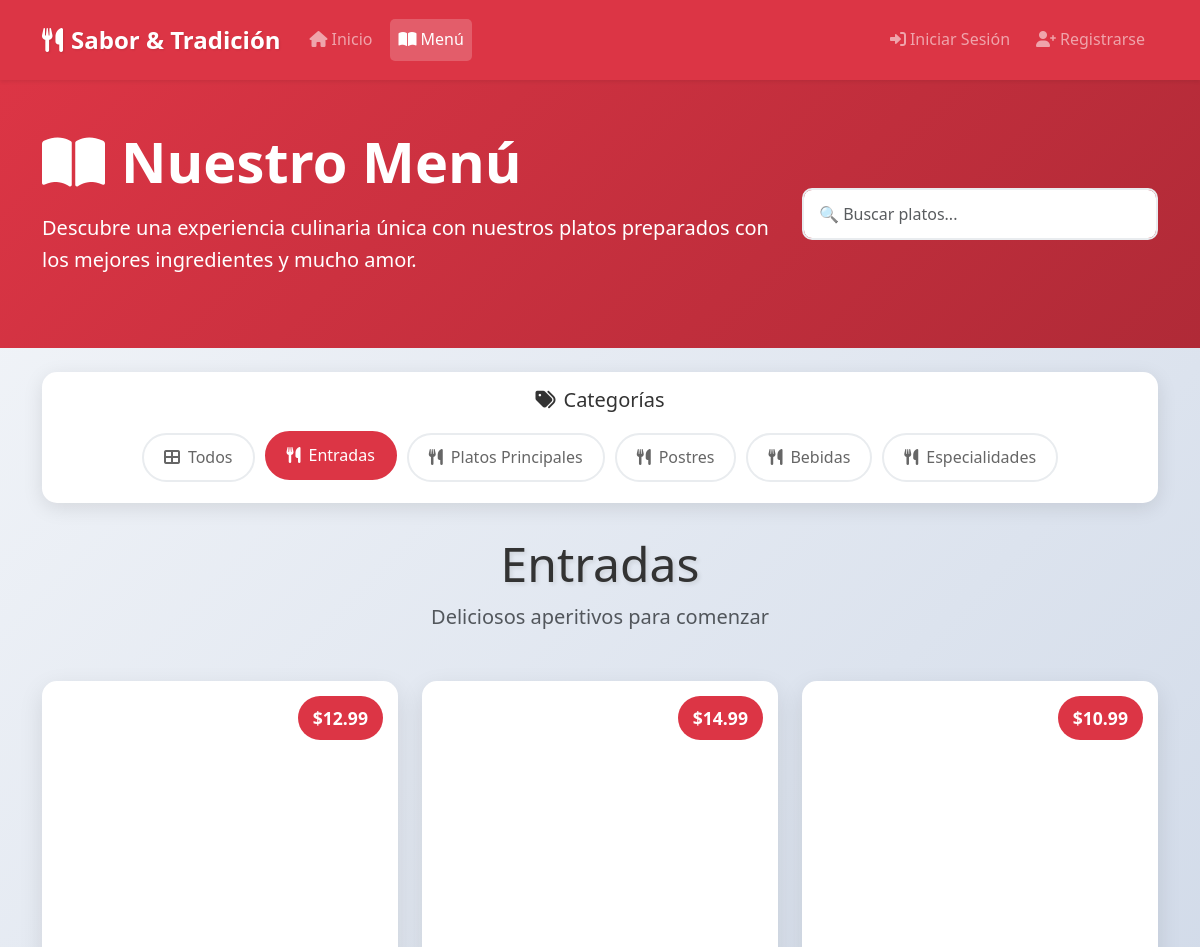
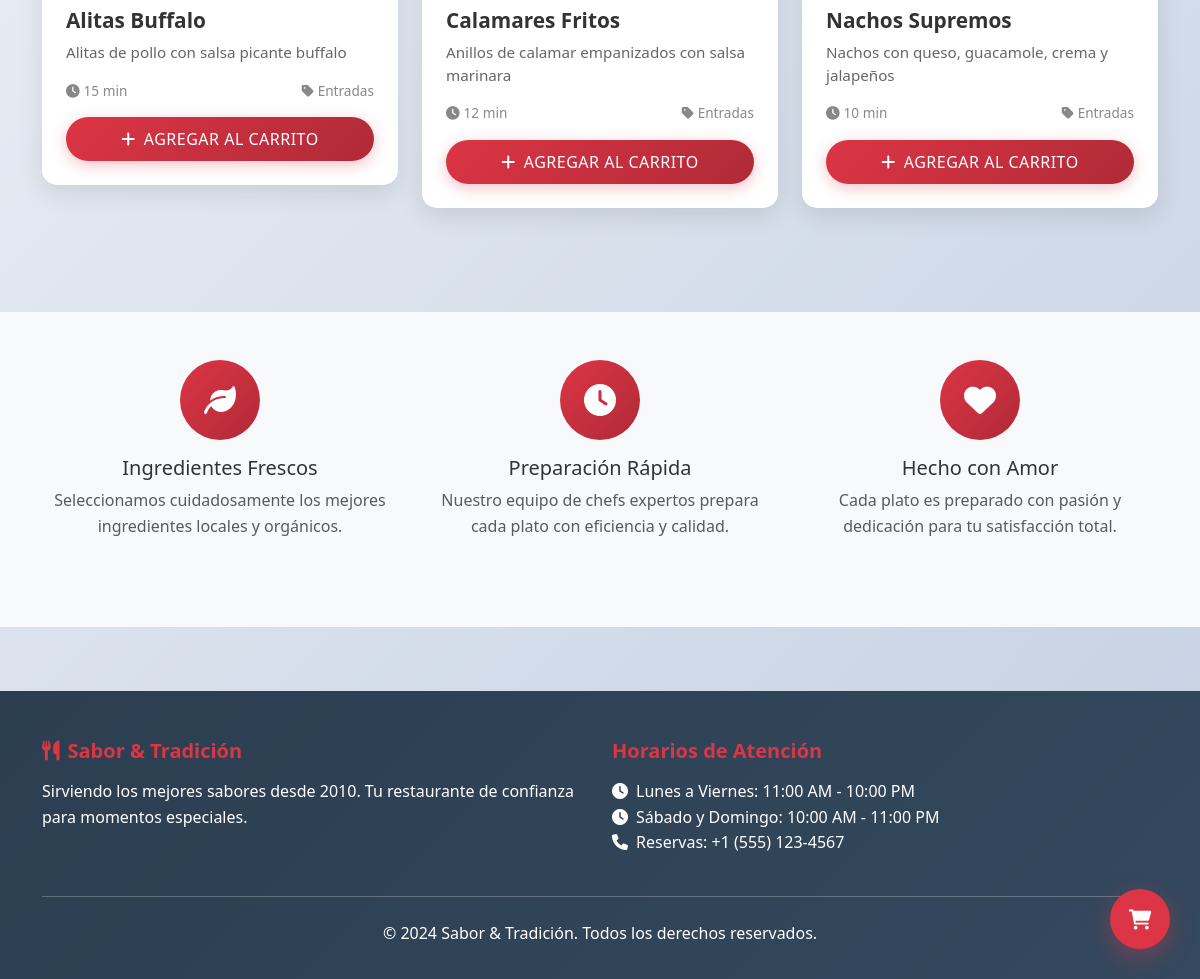
The page /server/pages/menu.php?categoria=1 on the database its author committed (2 pictures, top to bottom).
### tables this page shows
CREATE TABLE categorias (
  id INT AUTO_INCREMENT PRIMARY KEY,
  nombre VARCHAR(100) NOT NULL,
  descripcion TEXT,
  imagen VARCHAR(255),
  estado ENUM('activo','inactivo') DEFAULT 'activo',
  orden_mostrar INT DEFAULT 0
);

CREATE TABLE productos (
  id INT AUTO_INCREMENT PRIMARY KEY,
  nombre VARCHAR(100) NOT NULL,
  descripcion TEXT,
  precio DECIMAL(10,2) NOT NULL,
  categoria_id INT,
  imagen VARCHAR(255),
  estado ENUM('activo','inactivo','agotado') DEFAULT 'activo',
  tiempo_preparacion INT DEFAULT 15,  
  ingredientes TEXT,
  es_especial BOOLEAN DEFAULT FALSE,
  fecha_creacion TIMESTAMP DEFAULT CURRENT_TIMESTAMP,
  FOREIGN KEY (categoria_id) REFERENCES categorias(id) ON DELETE SET NULL
);

### server/pages/menu.php (the view, shortened to what this page needs)
<?php
include("includes/db.php");
$categoria_seleccionada = isset($_GET['categoria']) ? intval($_GET['categoria']) : null;
$sql_categorias = "SELECT * FROM categorias WHERE estado = 'activo' ORDER BY orden_mostrar";
$categorias = $conn->query($sql_categorias);
$sql_productos = "SELECT p.*, c.nombre as categoria_nombre
                  FROM productos p
                  JOIN categorias c ON p.categoria_id = c.id
                  WHERE p.estado = 'activo'";
if ($categoria_seleccionada) {
    $sql_productos .= " AND p.categoria_id = " . $categoria_seleccionada;
}
$sql_productos .= " ORDER BY c.orden_mostrar, p.es_especial DESC, p.nombre";
$productos = $conn->query($sql_productos);
?>
<!DOCTYPE html>
<html lang="es">
<head>
  <link href="https://cdn.jsdelivr.net/npm/bootstrap@5.3.0/dist/css/bootstrap.min.css" rel="stylesheet">
  <link href="https://cdnjs.cloudflare.com/ajax/libs/font-awesome/6.0.0/css/all.min.css" rel="stylesheet">
  <link rel="stylesheet" href="css/styles.css">
</head>
<body>
  <?php include("includes/header.php"); ?>
  <section class="bg-gradient-primary text-white py-5">
    <div class="container">
      <div class="row align-items-center">
        <div class="col-lg-8">
          <h1 class="display-4 fw-bold mb-3">
            <i class="fas fa-book-open me-3"></i>Nuestro Menú
          </h1>
          <p class="lead mb-4">
            Descubre una experiencia culinaria única con nuestros platos preparados con los mejores ingredientes y mucho amor.
          </p>
        </div>
        <div class="col-lg-4 text-center">
          <div class="position-relative">
            <input type="text" id="busquedaProductos" class="form-control form-control-lg"
                   placeholder="🔍 Buscar platos...">
          </div>
        </div>
      </div>
    </div>
  </section>
  <?php if ($categorias && $categorias->num_rows > 0): ?>
  <section class="container my-4">
    <div class="categoria-nav text-center">
      <h5 class="mb-3"><i class="fas fa-tags me-2"></i>Categorías</h5>
      <div class="d-flex flex-wrap justify-content-center">
        <button class="categoria-btn <?php echo !$categoria_seleccionada ? 'active' : ''; ?>"
                onclick="window.location.href='menu.php'">
          <i class="fas fa-th-large me-2"></i>Todos
        </button>
        <?php
        $categorias->data_seek(0);
        while($categoria = $categorias->fetch_assoc()):
        ?>
        <button class="categoria-btn <?php echo $categoria_seleccionada == $categoria['id'] ? 'active' : ''; ?>"
                onclick="window.location.href='menu.php?categoria=<?php echo $categoria['id']; ?>'">
          <i class="fas fa-utensils me-2"></i><?php echo htmlspecialchars($categoria['nombre']); ?>
        </button>
        <?php endwhile; ?>
      </div>
    </div>
  </section>
  <?php endif; ?>
  <section class="container mb-5">
    <?php if ($productos && $productos->num_rows > 0): ?>
    <div class="text-center mb-5">
      <?php if ($categoria_seleccionada): ?>
        <?php
        $categorias->data_seek(0);
        while($cat = $categorias->fetch_assoc()) {
            if ($cat['id'] == $categoria_seleccionada) {
                echo '<h2 class="display-5 text-shadow">' . htmlspecialchars($cat['nombre']) . '</h2>';
                echo '<p class="lead text-muted">' . htmlspecialchars($cat['descripcion']) . '</p>';
                break;
            }
        }
        ?>
      <?php else: ?>
        <h2 class="display-5 text-shadow">Nuestros Deliciosos Platos</h2>
        <p class="lead text-muted">Cada plato es una obra maestra culinaria</p>
      <?php endif; ?>
    </div>
    <div class="row" id="productosContainer">
      <?php
      while($producto = $productos->fetch_assoc()):
      ?>
      <div class="col-lg-4 col-md-6 mb-4">
        <div class="producto-card fade-in-up" data-categoria-id="<?php echo $producto['categoria_id']; ?>">
          <div class="producto-imagen" style="background-image: url('<?php
            $imagenes_por_categoria = [
                'Entradas' => 'https://images.unsplash.com/photo-1541014741259-de529411b96a?ixlib=rb-4.0.3&auto=format&fit=crop&w=600&q=80',
                'Platos Principales' => 'https://images.unsplash.com/photo-1546069901-ba9599a7e63c?ixlib=rb-4.0.3&auto=format&fit=crop&w=600&q=80',
                'Postres' => 'https://images.unsplash.com/photo-1551024506-0bccd828d307?ixlib=rb-4.0.3&auto=format&fit=crop&w=600&q=80',
                'Bebidas' => 'https://images.unsplash.com/photo-1544145945-f90425340c7e?ixlib=rb-4.0.3&auto=format&fit=crop&w=600&q=80',
                'Especialidades' => 'https://images.unsplash.com/photo-1565299624946-b28f40a0ca4b?ixlib=rb-4.0.3&auto=format&fit=crop&w=600&q=80'
            ];
            echo $imagenes_por_categoria[$producto['categoria_nombre']] ?? $imagenes_por_categoria['Platos Principales'];
          ?>');">
            <div class="producto-precio">
              $<?php echo number_format($producto['precio'], 2); ?>
            </div>
          </div>
          <div class="producto-info">
            <h3 class="producto-nombre"><?php echo htmlspecialchars($producto['nombre']); ?></h3>
            <p class="producto-descripcion"><?php echo htmlspecialchars($producto['descripcion']); ?></p>
            <div class="producto-meta">
              <span title="Tiempo de preparación">
                <i class="fas fa-clock me-1"></i><?php echo $producto['tiempo_preparacion']; ?> min
              </span>
              <span title="Categoría">
                <i class="fas fa-tag me-1"></i><?php echo htmlspecialchars($producto['categoria_nombre']); ?>
              </span>
            </div>
            <div class="d-grid gap-2">
              <?php if ($producto['estado'] != 'agotado'): ?>
              <button class="btn btn-primary" onclick="agregarAlCarrito(<?php echo $producto['id']; ?>)">
                <i class="fas fa-plus me-2"></i>Agregar al Carrito
              </button>
              <?php else: ?>
              <button class="btn btn-secondary" disabled>
                <i class="fas fa-ban me-2"></i>No Disponible
              </button>
              <?php endif; ?>
            </div>
          </div>
        </div>
      </div>
      <?php endwhile; ?>
    </div>
    <?php endif; ?>
  </section>
  <section class="bg-light py-5">
    <div class="container">
      <div class="row">
        <div class="col-lg-4 mb-4">
          <div class="text-center">
            <div class="bg-gradient-primary text-white rounded-circle d-inline-flex align-items-center justify-content-center mb-3"
                 style="width: 80px; height: 80px;">
              <i class="fas fa-leaf fa-2x"></i>
            </div>
            <h5>Ingredientes Frescos</h5>
            <p class="text-muted">Seleccionamos cuidadosamente los mejores ingredientes locales y orgánicos.</p>
          </div>
        </div>
        <div class="col-lg-4 mb-4">
          <div class="text-center">
            <div class="bg-gradient-primary text-white rounded-circle d-inline-flex align-items-center justify-content-center mb-3"
                 style="width: 80px; height: 80px;">
              <i class="fas fa-clock fa-2x"></i>
            </div>
            <h5>Preparación Rápida</h5>
            <p class="text-muted">Nuestro equipo de chefs expertos prepara cada plato con eficiencia y calidad.</p>
          </div>
        </div>
        <div class="col-lg-4 mb-4">
          <div class="text-center">
            <div class="bg-gradient-primary text-white rounded-circle d-inline-flex align-items-center justify-content-center mb-3"
                 style="width: 80px; height: 80px;">
              <i class="fas fa-heart fa-2x"></i>
            </div>
            <h5>Hecho con Amor</h5>
            <p class="text-muted">Cada plato es preparado con pasión y dedicación para tu satisfacción total.</p>
          </div>
        </div>
      </div>
    </div>
  </section>
  <footer class="footer">
    <div class="container">
      <div class="row">
        <div class="col-lg-6">
          <h5><i class="fas fa-utensils me-2"></i>Sabor & Tradición</h5>
          <p>Sirviendo los mejores sabores desde 2010. Tu restaurante de confianza para momentos especiales.</p>
        </div>
        <div class="col-lg-6">
          <h5>Horarios de Atención</h5>
          <ul class="list-unstyled">
            <li><i class="fas fa-clock me-2"></i>Lunes a Viernes: 11:00 AM - 10:00 PM</li>
            <li><i class="fas fa-clock me-2"></i>Sábado y Domingo: 10:00 AM - 11:00 PM</li>
            <li><i class="fas fa-phone me-2"></i>Reservas: +1 (555) 123-4567</li>
          </ul>
        </div>
      </div>
      <hr class="my-4">
      <div class="text-center">
        <p>&copy; 2024 Sabor & Tradición. Todos los derechos reservados.</p>
      </div>
    </div>
  </footer>
  <div class="carrito-flotante" onclick="toggleCarrito()">
    <i class="fas fa-shopping-cart fa-lg"></i>
  </div>
</body>
</html>

### server/includes/header.php (shortened to what this page needs)
<?php
$usuario_logueado = isset($_SESSION['usuario']);
?>
<nav class="navbar navbar-expand-lg navbar-dark bg-danger shadow-sm">
  <div class="container">
    <a class="navbar-brand fw-bold" href="index.php">
      <i class="fas fa-utensils me-2"></i>Sabor & Tradición
    </a>
    <div class="collapse navbar-collapse" id="navbarNav">
      <ul class="navbar-nav me-auto">
        <li class="nav-item">
          <a class="nav-link <?php echo basename($_SERVER['PHP_SELF']) == 'index.php' ? 'active' : ''; ?>" href="index.php">
            <i class="fas fa-home me-1"></i>Inicio
          </a>
        </li>
        <li class="nav-item">
          <a class="nav-link <?php echo basename($_SERVER['PHP_SELF']) == 'menu.php' ? 'active' : ''; ?>" href="menu.php">
            <i class="fas fa-book-open me-1"></i>Menú
          </a>
        </li>
      </ul>
      <ul class="navbar-nav">
        <?php if ($usuario_logueado): ?>
        <li class="nav-item dropdown">
          <a class="nav-link dropdown-toggle" href="#" id="perfilDropdown" role="button" data-bs-toggle="dropdown" aria-expanded="false" data-bs-auto-close="true">
            <i class="fas fa-user-circle me-1"></i><?php echo htmlspecialchars($_SESSION['usuario']['nombre']); ?>
          </a>
          <ul class="dropdown-menu dropdown-menu-end" aria-labelledby="perfilDropdown">
            <li><a class="dropdown-item" href="perfil.php"><i class="fas fa-user me-2"></i>Mi Perfil</a></li>
            <li><a class="dropdown-item" href="configuracion.php"><i class="fas fa-cog me-2"></i>Configuración</a></li>
            <li><hr class="dropdown-divider"></li>
            <li><a class="dropdown-item text-danger" href="logout.php"><i class="fas fa-sign-out-alt me-2"></i>Cerrar Sesión</a></li>
          </ul>
        </li>
        <?php else: ?>
        <li class="nav-item">
          <a class="nav-link" href="login.php">
            <i class="fas fa-sign-in-alt me-1"></i>Iniciar Sesión
          </a>
        </li>
        <li class="nav-item">
          <a class="nav-link" href="registro.php">
            <i class="fas fa-user-plus me-1"></i>Registrarse
          </a>
        </li>
        <?php endif; ?>
      </ul>
    </div>
  </div>
</nav>

### server/css/styles.css (style rules this page uses)
* { margin: 0; padding: 0; box-sizing: border-box; }
body { font-family: 'Segoe UI', Tahoma, Geneva, Verdana, sans-serif; background: linear-gradient(135deg, #f5f7fa 0%, #c3cfe2 100%); min-height: 100vh; line-height: 1.6; color: #333; }
.navbar { box-shadow: 0 2px 10px rgba(0,0,0,0.1); padding: 1rem 0; }
.navbar-brand { font-size: 1.5rem; font-weight: 700; text-shadow: 1px 1px 2px rgba(0,0,0,0.1); }
.navbar-nav .nav-link { font-weight: 500; transition: all 0.3s ease; border-radius: 5px; margin: 0 5px; }
.navbar-nav .nav-link.active { background-color: rgba(255,255,255,0.2); border-radius: 5px; }
.producto-card { background: white; border-radius: 15px; overflow: hidden; box-shadow: 0 8px 25px rgba(0,0,0,0.1); transition: all 0.3s ease; margin-bottom: 2rem; }
.producto-imagen { height: 250px; background-size: cover; background-position: center; position: relative; }
.producto-precio { position: absolute; top: 15px; right: 15px; background: #dc3545; color: white; padding: 8px 15px; border-radius: 25px; font-weight: 600; font-size: 1.1rem; }
.producto-info { padding: 1.5rem; }
.producto-nombre { font-size: 1.3rem; font-weight: 600; color: #333; margin-bottom: 0.5rem; }
.producto-descripcion { color: #666; font-size: 0.95rem; margin-bottom: 1rem; line-height: 1.5; }
.producto-meta { display: flex; justify-content: space-between; align-items: center; margin-bottom: 1rem; font-size: 0.85rem; color: #888; }
.btn { border-radius: 25px; padding: 10px 25px; font-weight: 500; border: none; transition: all 0.3s ease; text-transform: uppercase; letter-spacing: 0.5px; }
.btn-primary { background: linear-gradient(135deg, #dc3545 0%, #b02a37 100%); box-shadow: 0 4px 15px rgba(220, 53, 69, 0.3); }
.form-control { border-radius: 10px; border: 2px solid #e9ecef; padding: 12px 15px; font-size: 1rem; transition: all 0.3s ease; }
.categoria-nav { background: white; border-radius: 15px; padding: 1rem; margin-bottom: 2rem; box-shadow: 0 5px 20px rgba(0,0,0,0.1); }
.categoria-btn { background: transparent; border: 2px solid #e9ecef; color: #666; padding: 10px 20px; border-radius: 25px; margin: 5px; transition: all 0.3s ease; }
.categoria-btn:hover, .categoria-btn.active { background: #dc3545; border-color: #dc3545; color: white; transform: translateY(-2px); }
.carrito-flotante { position: fixed; bottom: 30px; right: 30px; background: #dc3545; color: white; border-radius: 50%; width: 60px; height: 60px; display: flex; align-items: center; justify-content: center; box-shadow: 0 8px 25px rgba(220, 53, 69, 0.4); cursor: pointer; transition: all 0.3s ease; z-index: 1000; }
.footer { background: linear-gradient(135deg, #2c3e50 0%, #34495e 100%); color: white; padding: 3rem 0 1rem; margin-top: 4rem; }
.footer h5 { color: #dc3545; margin-bottom: 1rem; font-weight: 600; }
.fade-in-up { animation: fadeInUp 0.6s ease forwards; }
.text-shadow { text-shadow: 2px 2px 4px rgba(0,0,0,0.1); }
.bg-gradient-primary { background: linear-gradient(135deg, #dc3545 0%, #b02a37 100%); }

### rows shown on the page
categorias: nombre "Entradas", descripcion "Deliciosos aperitivos para comenzar"
categorias: nombre "Platos Principales"
categorias: nombre "Postres"
categorias: nombre "Bebidas"
categorias: nombre "Especialidades"
productos: precio "12.99", nombre "Alitas Buffalo", descripcion "Alitas de pollo con salsa picante buffalo", tiempo_preparacion "15", categoria.nombre "Entradas"
productos: precio "14.99", nombre "Calamares Fritos", descripcion "Anillos de calamar empanizados con salsa marinara", tiempo_preparacion "12", categoria.nombre "Entradas"
productos: precio "10.99", nombre "Nachos Supremos", descripcion "Nachos con queso, guacamole, crema y jalapeños", tiempo_preparacion "10", categoria.nombre "Entradas"
